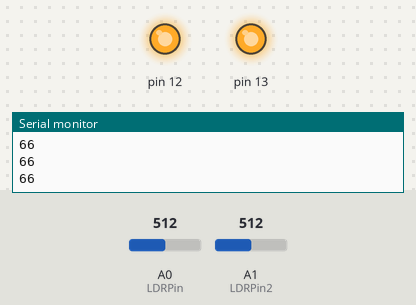
The sketch below on a simulated Arduino Uno, built with avr-gcc and run on an emulated ATmega328P. Parts: output pins drawn as LEDs (lit = HIGH), the last lines printed to the serial monitor. Inputs (shaded band) come from the test bench; at power-on: A0 (LDRPin) = 512, A1 (LDRPin2) = 512.

Above: at 1.2 s.
1.3 s: A0 (LDRPin) set to 89
2.8 s: A0 (LDRPin) set to 81
At 3.8 s:
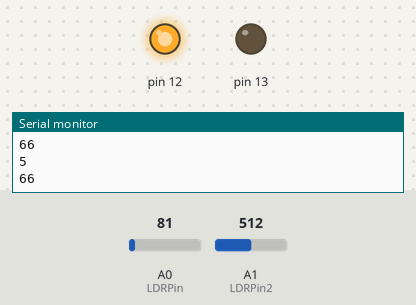
4.3 s: A1 (LDRPin2) set to 90
5.8 s: A1 (LDRPin2) set to 81
At 6.6 s:
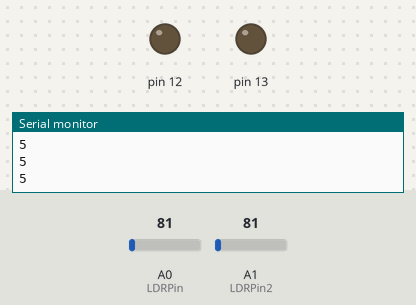
7.3 s: A0 (LDRPin) set to 122
At 8.0 s:
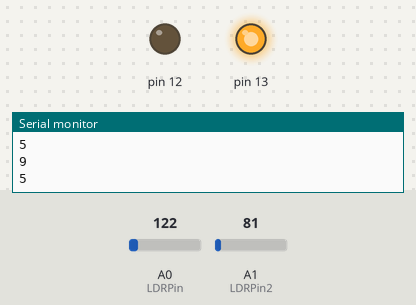
8.8 s: A0 (LDRPin) set to 0
At 9.4 s:
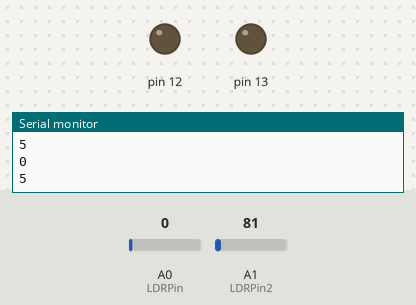
Timing chart, 0 to 11.3 s (numbered marks = the images above; inputs shaded):
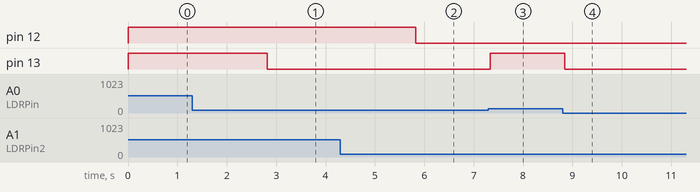

Measured:
- the behaviour switches between 85 and 84 on A0 (LDRPin) (found by bisection; images 0 and 1)
- the behaviour switches between 85 and 84 on A1 (LDRPin2) (found by bisection; images 1 and 2)
- after the input at 2.8 s, pin 13: HIGH → LOW at once
- after the input at 5.8 s, pin 12: HIGH → LOW at once
- after the input at 7.3 s, pin 13: LOW → HIGH at once
- after the input at 8.8 s, pin 13: HIGH → LOW after 0.05 s

The sketch:

FotoRes_2.ino
```cpp
const long A = 1000;
const long A_2 = 1000;     //Resistencia en oscuridad en KΩ
const int B = 15;
const int B2 = 15;        //Resistencia a la luz (10 Lux) en KΩ
const int Rc = 10;
const int Rc2 = 10;       //Resistencia calibracion en KΩ
const int LDRPin = A0;
const int LDRPin2 = A1;   //Pin del LDR

int V, V2;
int ilum, ilum2;

void setup()
{
   Serial.begin(115200);
   pinMode(13,OUTPUT);
   pinMode(12,OUTPUT);
}

void loop()
{
   V = analogRead(LDRPin);

   //ilum = ((long)(1024-V)*A*10)/((long)B*Rc*V);  //usar si LDR entre GND y A0
   ilum = ((long)V*A*10)/((long)B*Rc*(1024-V));    //usar si LDR entre A0 y Vcc (como en el esquema anterior)
   Serial.println(ilum);
   if(ilum>5)
   digitalWrite(13, HIGH);
   else
   digitalWrite(13, LOW);
   ////////////// sensor 2
      V2 = analogRead(LDRPin2);
   ilum2 = ((long)V2*A_2*10)/((long)B2*Rc2*(1024-V2));    //usar si LDR entre A0 y Vcc (como en el esquema anterior)
   Serial.println(ilum2);
   if(ilum2>5)
   digitalWrite(12, HIGH);
   else
   digitalWrite(12, LOW);
   delay(100);
}
```
